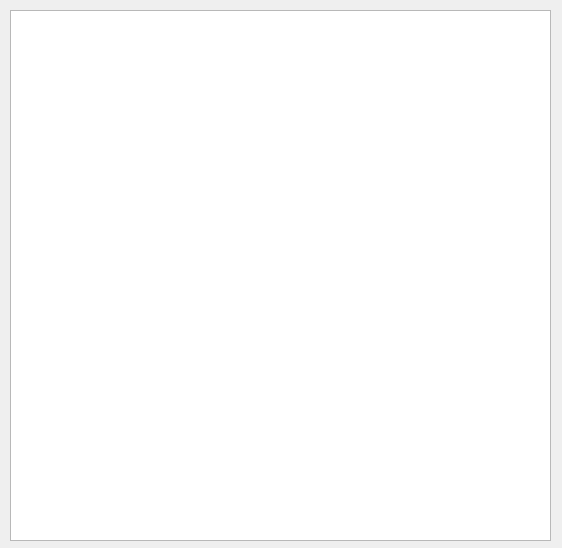
<?xml version="1.0" encoding="UTF-8"?>
<ui version="4.0">
 <class>Dialog_listwidget</class>
 <widget class="QDialog" name="Dialog_listwidget">
  <property name="geometry">
   <rect>
    <x>0</x>
    <y>0</y>
    <width>562</width>
    <height>548</height>
   </rect>
  </property>
  <property name="windowTitle">
   <string>Dialog</string>
  </property>
  <widget class="QListWidget" name="listWidget">
   <property name="geometry">
    <rect>
     <x>10</x>
     <y>10</y>
     <width>541</width>
     <height>531</height>
    </rect>
   </property>
  </widget>
 </widget>
 <resources/>
 <connections/>
</ui>
